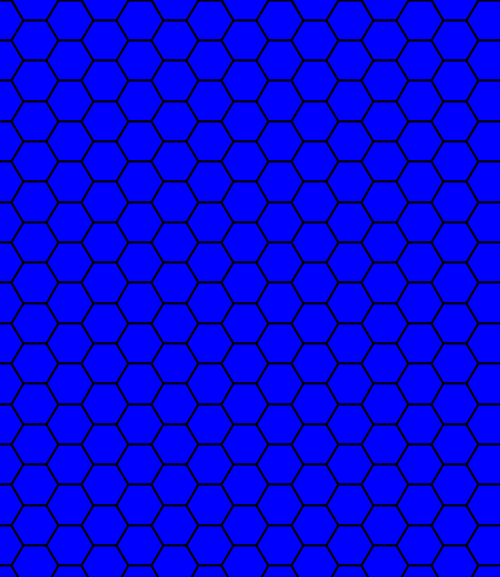
Frame 1 (no input)
Frame 2 (the mouse pressed at the canvas centre, redrawn once): identical to frame 1, image omitted

The Processing sketch that drew this single still picture (run headless with seeded random() and noise(); the mouse was pressed at the canvas centre and the sketch redrawn once):

// Processing sketch: HexTilingV5
// ── HexTilingV5.pde
float bigR, sep, r, rippleR, maxR;
Hex[][] grid;
int visCount, count;
float yOff;
int frames = 180;
float rIncrement;
boolean isPlaying;

PVector[][] corners;
PVector c;
float frameDuration;

void setup() {
  size(500, 577);
  isPlaying = false;
  noLoop();
  noFill();
  stroke(0);
  c = new PVector(width/2, height/2);
  count = 16;
  visCount = count - 1;
  rippleR = 1;
  maxR = height/sqrt(2);
  frameDuration = TWO_PI/frames;
  rIncrement = maxR/frames;
  sep = width/(visCount-1);
  bigR = sep/1.5; // circumscribed radius
  r = bigR*cos(PI/6); //inscribed radius
  
  //yOff = spacing/2*cos(PI/6);
  
  grid = new Hex[count][count];
  initHexGrid();

}

void draw() {
  background(0);
  drawHexes();
  
  noFill();
  // ellipse(width/2, height/2, 2*rippleR, 2*rippleR);
  if(rippleR < maxR){
    rippleR += rIncrement;
  } 
 

}



void initHexGrid(){
  for (int i = 0; i < count; i++) {
    for (int j = 0; j < count; j++) {
      if (i%2 == 1) {
        grid[i][j] = new Hex((i-1)*bigR*1.5, (j+0.5 - 1)*2*r);
      } else {
        grid[i][j] = new Hex((i - 1)*bigR*1.5, (j - 1)*2*r);
      }
    }
  }
}

void drawHexes() {
  for (int i = 0; i < count; i++) {
    for (int j = 0; j < count; j++) {
      grid[i][j].updateHex();
      grid[i][j].showHex();
    }
  }
}

void keyPressed(){
  if(keyCode == ' '){
    isPlaying = !isPlaying;
  }

  if(isPlaying){
    loop();
  } else{
    noLoop();
  }
}

// ── Hex.pde
class Hex {
  PVector pos;
  int state;
  float a;
  float thisR;
  float dist2c;

  Hex(float x, float y) {
    pos = new PVector(x, y);
    state = 1;
    thisR = bigR;
    dist2c = PVector.dist(c, pos);
  }

  void updateHex(){
    if(state == 1 && dist2c < rippleR){
      state = 2;
    } else if(state == 2){
      thisR = map(cos(a), -1, 1, 0.8*bigR, bigR);
      a+=frameDuration;
      if(a > TWO_PI){
        a = 0;
        state = 1;
      }
    }
  }
  
  void showHex() {
    int opacity = int(map(thisR, 0.8*bigR, bigR,75,255));
    fill(0,0,255,opacity);
    stroke(0);
    strokeWeight(2);
    beginShape();
    for (int i = 0; i < 6; i++) {
      vertex(pos.x + thisR*cos(i*TWO_PI/6), pos.y + thisR*sin(i*TWO_PI/6));
    }
    endShape(CLOSE);
  }
}
